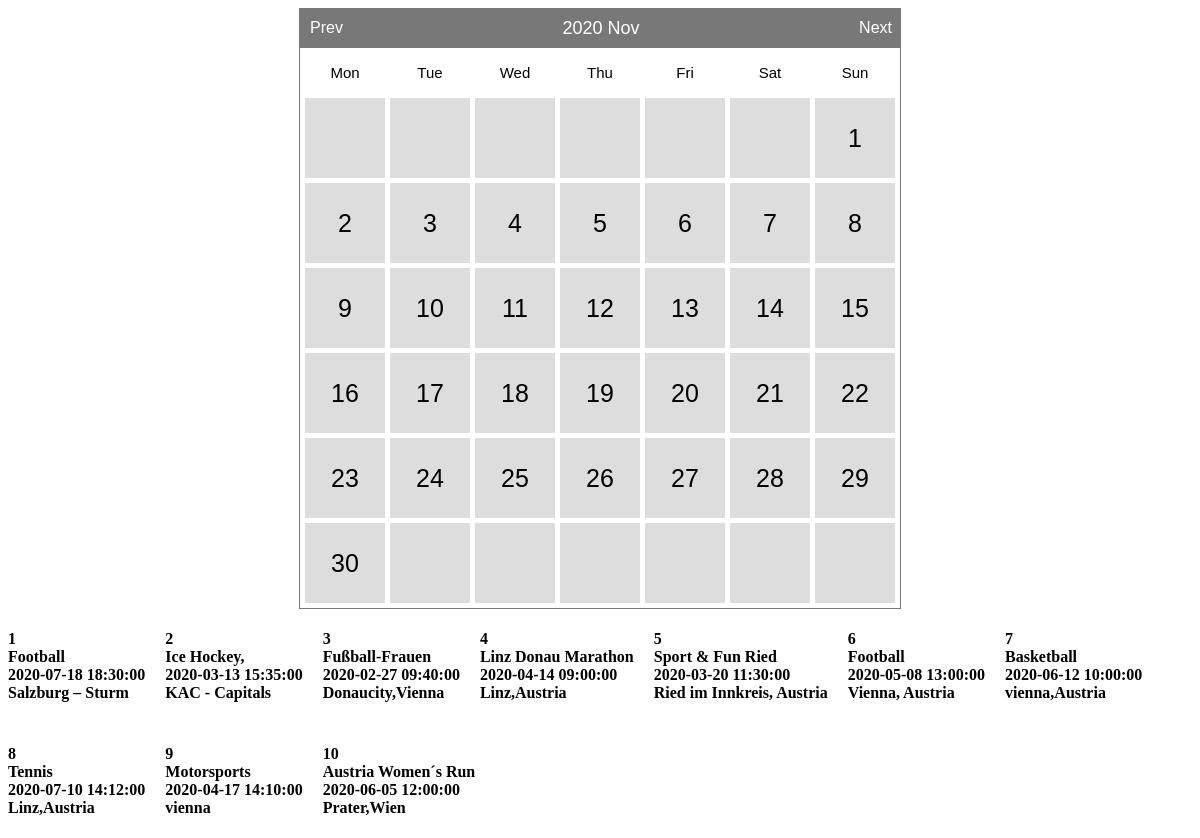
Page /index.php?month=11&year=2020 on the committed database.
### tables this page shows
CREATE TABLE `all_events` (
  `Id` int(11) NOT NULL,
  `event_date` datetime DEFAULT NULL,
  `event_type` varchar(75) DEFAULT NULL,
  `address` varchar(80) DEFAULT NULL
);

### index.php (the view, shortened to what this page needs)
<html>
<head>
<link href="calendar.css" type="text/css" rel="stylesheet" />
</head>
<body>
<?php
include 'calendar.php';
include_once 'connection.php';
$calendar = new Calendar();
echo $calendar->show();
$sql = "SELECT * FROM all_events;";
$result = mysqli_query($conn, $sql);
if($result > 0){
	while ($row = mysqli_fetch_assoc($result)){
		echo '<h4 style="float:left; padding-right:20px;">'.$row['Id']."<br>";
		echo $row['event_type']."<br>";
		echo $row['event_date']."<br>";
		echo $row['address']."<br>";
	}
}
?>
</body>
</html>

### rows in the picture
all_events: Id "1", event_type "Football", event_date "2020-07-18 18:30:00", address "Salzburg – Sturm"
all_events: Id "2", event_type "Ice Hockey,", event_date "2020-03-13 15:35:00", address "KAC - Capitals"
all_events: Id "3", event_type "Fußball-Frauen", event_date "2020-02-27 09:40:00", address "Donaucity,Vienna"
all_events: Id "4", event_type "Linz Donau Marathon", event_date "2020-04-14 09:00:00", address "Linz,Austria"
all_events: Id "5", event_type "Sport & Fun Ried", event_date "2020-03-20 11:30:00", address "Ried im Innkreis, Austria"
all_events: Id "6", event_type "Football", event_date "2020-05-08 13:00:00", address "Vienna, Austria"
all_events: Id "7", event_type "Basketball", event_date "2020-06-12 10:00:00", address "vienna,Austria"
all_events: Id "8", event_type "Tennis", event_date "2020-07-10 14:12:00", address "Linz,Austria"
all_events: Id "9", event_type "Motorsports", event_date "2020-04-17 14:10:00", address "vienna"
all_events: Id "10", event_type "Austria Women´s Run", event_date "2020-06-05 12:00:00", address "Prater,Wien"

### other values in the picture
date('Y M',strtotime($this->currentYear.'-'.$this->currentMonth.'-1')) "2020 Nov"
$label "Mon"
$label "Tue"
$label "Wed"
$label "Thu"
$label "Fri"
$label "Sat"
$label "Sun"
$cellContent "1"
$cellContent "2"
$cellContent "3"
$cellContent "4"
$cellContent "5"
$cellContent "6"
$cellContent "7"
